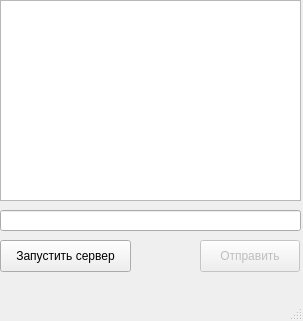
<?xml version="1.0" encoding="UTF-8"?>
<ui version="4.0">
 <class>ServerWindow</class>
 <widget class="QMainWindow" name="ServerWindow">
  <property name="geometry">
   <rect>
    <x>0</x>
    <y>0</y>
    <width>303</width>
    <height>321</height>
   </rect>
  </property>
  <property name="windowTitle">
   <string>ServerWindow</string>
  </property>
  <widget class="QWidget" name="centralwidget">
   <widget class="QTextEdit" name="log">
    <property name="geometry">
     <rect>
      <x>0</x>
      <y>0</y>
      <width>301</width>
      <height>201</height>
     </rect>
    </property>
    <property name="readOnly">
     <bool>true</bool>
    </property>
   </widget>
   <widget class="QLineEdit" name="input">
    <property name="geometry">
     <rect>
      <x>0</x>
      <y>210</y>
      <width>301</width>
      <height>21</height>
     </rect>
    </property>
   </widget>
   <widget class="QPushButton" name="startButton">
    <property name="geometry">
     <rect>
      <x>0</x>
      <y>240</y>
      <width>131</width>
      <height>32</height>
     </rect>
    </property>
    <property name="text">
     <string>Запустить сервер</string>
    </property>
   </widget>
   <widget class="QPushButton" name="sendButton">
    <property name="enabled">
     <bool>false</bool>
    </property>
    <property name="geometry">
     <rect>
      <x>200</x>
      <y>240</y>
      <width>100</width>
      <height>32</height>
     </rect>
    </property>
    <property name="text">
     <string>Отправить</string>
    </property>
   </widget>
  </widget>
  <widget class="QMenuBar" name="menubar">
   <property name="geometry">
    <rect>
     <x>0</x>
     <y>0</y>
     <width>303</width>
     <height>24</height>
    </rect>
   </property>
  </widget>
  <widget class="QStatusBar" name="statusbar"/>
 </widget>
 <resources/>
 <connections/>
</ui>
